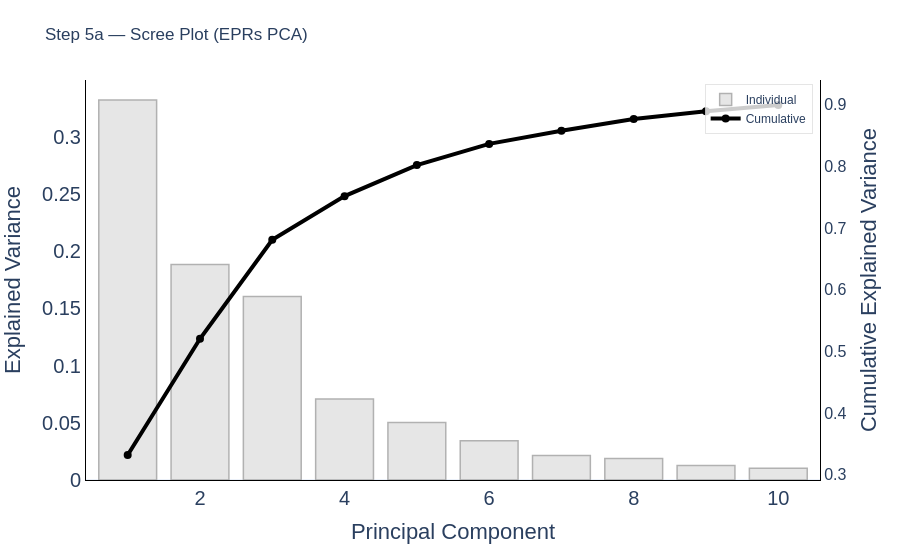

The code cell stored with this chart in its notebook:
### Code cell
# ==============================================================================
# 2. Scree Plot (Single-Trial PCA)
# ==============================================================================
fig_scree_trials = plot_scree(evr_erp_array)
fig_scree_trials.update_layout(
    title='Step 5a — Scree Plot (EPRs PCA)',
    yaxis=dict(showgrid=False),   # Turns off left axis grid lines
    yaxis2=dict(showgrid=False)   # Turns off right axis grid lines
)
fig_scree_trials.show()

### Figure 1 — Plotly figure (JSON) as saved in the notebook; plotly's stock layout.template omitted (floating-point values rounded to 4 significant figures)
{"data": [{"marker": {"color": "#e0e0e0", "line": {"color": "#9e9e9e", "width": 1.5}}, "name": "Individual", "opacity": 0.8, "type": "bar", "x": [1, 2, 3, 4, 5, 6, 7, 8, 9, 10], "y": [0.3321, 0.1884, 0.1604, 0.07069, 0.0503, 0.03433, 0.0214, 0.0188, 0.01263, 0.01021]}, {"line": {"color": "#000000", "width": 4}, "marker": {"color": "#000000", "size": 8}, "mode": "lines+markers", "name": "Cumulative", "type": "scatter", "x": [1, 2, 3, 4, 5, 6, 7, 8, 9, 10], "y": [0.3321, 0.5204, 0.6808, 0.7515, 0.8018, 0.8362, 0.8576, 0.8764, 0.889, 0.8992], "yaxis": "y2"}], "layout": {"legend": {"bgcolor": "rgba(255,255,255,0.8)", "bordercolor": "rgba(0,0,0,0.1)", "borderwidth": 1, "x": 0.99, "xanchor": "right", "y": 0.99, "yanchor": "top"}, "margin": {"b": 80, "l": 80, "r": 80, "t": 80}, "paper_bgcolor": "white", "plot_bgcolor": "white", "title": {"text": "Step 5a — Scree Plot (EPRs PCA)"}, "xaxis": {"linecolor": "black", "linewidth": 1, "showline": true, "tickfont": {"size": 20}, "title": {"font": {"size": 22}, "text": "Principal Component"}}, "yaxis": {"linecolor": "black", "linewidth": 1, "showgrid": false, "showline": true, "tickfont": {"size": 20}, "title": {"font": {"size": 22}, "text": "Explained Variance"}}, "yaxis2": {"linecolor": "black", "linewidth": 1, "overlaying": "y", "showgrid": false, "showline": true, "side": "right", "tickfont": {"size": 16}, "title": {"font": {"size": 22}, "text": "Cumulative Explained Variance"}}}}
